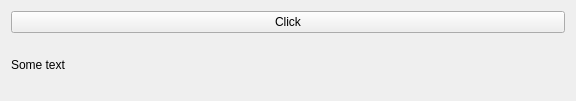
<?xml version="1.0" encoding="UTF-8"?>
<ui version="4.0">
 <class>Widget</class>
 <widget class="QWidget" name="Widget">
  <property name="geometry">
   <rect>
    <x>0</x>
    <y>0</y>
    <width>576</width>
    <height>101</height>
   </rect>
  </property>
  <property name="windowTitle">
   <string>Form</string>
  </property>
  <layout class="QVBoxLayout" name="verticalLayout">
   <item>
    <widget class="QPushButton" name="button">
     <property name="text">
      <string>Click</string>
     </property>
    </widget>
   </item>
   <item>
    <widget class="QLabel" name="lbl_out">
     <property name="text">
      <string>Some text</string>
     </property>
    </widget>
   </item>
  </layout>
 </widget>
 <resources/>
 <connections/>
</ui>
